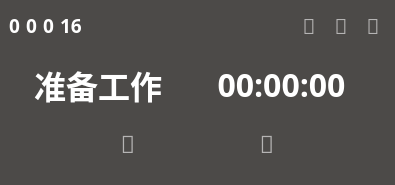
<?xml version="1.0" encoding="UTF-8"?>
<ui version="4.0">
 <class>SimpleWindow</class>
 <widget class="QMainWindow" name="SimpleWindow">
  <property name="geometry">
   <rect>
    <x>0</x>
    <y>0</y>
    <width>395</width>
    <height>185</height>
   </rect>
  </property>
  <property name="maximumSize">
   <size>
    <width>580</width>
    <height>310</height>
   </size>
  </property>
  <property name="windowTitle">
   <string>番茄计时器</string>
  </property>
  <property name="styleSheet">
   <string notr="true">QMainWindow{
	background-color: rgb(76, 74, 72);
	color: rgb(255, 255, 255);
}
QToolButton{
	background: transparent;
	color: rgba(255, 255, 255,150);
	border:none;
}
QToolButton:hover,QToolButton:focus{
	color: rgba(255, 255, 255,200);
}
QToolButton:pressed{
	color: rgba(255, 255, 255,100);
}
</string>
  </property>
  <widget class="QWidget" name="centralwidget">
   <layout class="QVBoxLayout" name="verticalLayout" stretch="1,3,0,2,2,5">
    <item>
     <layout class="QHBoxLayout" name="horizontalLayout_3">
      <item>
       <layout class="QHBoxLayout" name="horizontalLayout">
        <item>
         <widget class="QLabel" name="label_t_total">
          <property name="font">
           <font>
            <family>思源黑体 CN</family>
            <pointsize>14</pointsize>
            <weight>75</weight>
            <bold>true</bold>
           </font>
          </property>
          <property name="styleSheet">
           <string notr="true">color: rgb(255, 255, 255);</string>
          </property>
          <property name="text">
           <string>0</string>
          </property>
         </widget>
        </item>
        <item>
         <widget class="QLabel" name="label_t_today">
          <property name="font">
           <font>
            <family>思源黑体 CN</family>
            <pointsize>14</pointsize>
            <weight>75</weight>
            <bold>true</bold>
           </font>
          </property>
          <property name="styleSheet">
           <string notr="true">color: rgb(255, 255, 255);</string>
          </property>
          <property name="text">
           <string>0</string>
          </property>
         </widget>
        </item>
        <item>
         <widget class="QLabel" name="label_t_continue">
          <property name="font">
           <font>
            <family>思源黑体 CN</family>
            <pointsize>14</pointsize>
            <weight>75</weight>
            <bold>true</bold>
           </font>
          </property>
          <property name="styleSheet">
           <string notr="true">color: rgb(255, 255, 255);</string>
          </property>
          <property name="text">
           <string>0</string>
          </property>
         </widget>
        </item>
        <item>
         <widget class="QLabel" name="label_goal">
          <property name="font">
           <font>
            <family>思源黑体 CN</family>
            <pointsize>14</pointsize>
            <weight>75</weight>
            <bold>true</bold>
           </font>
          </property>
          <property name="styleSheet">
           <string notr="true">color: rgb(255, 255, 255);</string>
          </property>
          <property name="text">
           <string>16</string>
          </property>
         </widget>
        </item>
       </layout>
      </item>
      <item>
       <spacer name="horizontalSpacer">
        <property name="orientation">
         <enum>Qt::Horizontal</enum>
        </property>
        <property name="sizeHint" stdset="0">
         <size>
          <width>40</width>
          <height>20</height>
         </size>
        </property>
       </spacer>
      </item>
      <item>
       <layout class="QHBoxLayout" name="horizontalLayout_2">
        <item>
         <widget class="QToolButton" name="btn_full">
          <property name="sizePolicy">
           <sizepolicy hsizetype="Preferred" vsizetype="Preferred">
            <horstretch>0</horstretch>
            <verstretch>0</verstretch>
           </sizepolicy>
          </property>
          <property name="font">
           <font>
            <family>Font Awesome 5 Free Solid</family>
            <pointsize>16</pointsize>
            <weight>75</weight>
            <italic>false</italic>
            <bold>true</bold>
            <underline>false</underline>
            <stylestrategy>PreferAntialias</stylestrategy>
            <kerning>true</kerning>
           </font>
          </property>
          <property name="focusPolicy">
           <enum>Qt::NoFocus</enum>
          </property>
          <property name="toolTip">
           <string>切换为大窗口模式</string>
          </property>
          <property name="layoutDirection">
           <enum>Qt::LeftToRight</enum>
          </property>
          <property name="styleSheet">
           <string notr="true"/>
          </property>
          <property name="text">
           <string></string>
          </property>
          <property name="iconSize">
           <size>
            <width>48</width>
            <height>48</height>
           </size>
          </property>
          <property name="checkable">
           <bool>true</bool>
          </property>
          <property name="toolButtonStyle">
           <enum>Qt::ToolButtonTextOnly</enum>
          </property>
         </widget>
        </item>
        <item>
         <widget class="QToolButton" name="btn_setting">
          <property name="sizePolicy">
           <sizepolicy hsizetype="Preferred" vsizetype="Preferred">
            <horstretch>0</horstretch>
            <verstretch>0</verstretch>
           </sizepolicy>
          </property>
          <property name="font">
           <font>
            <family>Font Awesome 5 Free Solid</family>
            <pointsize>16</pointsize>
            <weight>75</weight>
            <italic>false</italic>
            <bold>true</bold>
            <underline>false</underline>
            <stylestrategy>PreferAntialias</stylestrategy>
            <kerning>true</kerning>
           </font>
          </property>
          <property name="focusPolicy">
           <enum>Qt::NoFocus</enum>
          </property>
          <property name="toolTip">
           <string>设置</string>
          </property>
          <property name="statusTip">
           <string/>
          </property>
          <property name="whatsThis">
           <string/>
          </property>
          <property name="accessibleName">
           <string/>
          </property>
          <property name="accessibleDescription">
           <string/>
          </property>
          <property name="layoutDirection">
           <enum>Qt::LeftToRight</enum>
          </property>
          <property name="styleSheet">
           <string notr="true"/>
          </property>
          <property name="text">
           <string></string>
          </property>
          <property name="iconSize">
           <size>
            <width>48</width>
            <height>48</height>
           </size>
          </property>
          <property name="checkable">
           <bool>true</bool>
          </property>
          <property name="toolButtonStyle">
           <enum>Qt::ToolButtonTextOnly</enum>
          </property>
         </widget>
        </item>
        <item>
         <widget class="QToolButton" name="btn_print">
          <property name="sizePolicy">
           <sizepolicy hsizetype="Preferred" vsizetype="Preferred">
            <horstretch>0</horstretch>
            <verstretch>0</verstretch>
           </sizepolicy>
          </property>
          <property name="font">
           <font>
            <family>Font Awesome 5 Free Solid</family>
            <pointsize>16</pointsize>
            <weight>75</weight>
            <italic>false</italic>
            <bold>true</bold>
            <underline>false</underline>
            <stylestrategy>PreferAntialias</stylestrategy>
            <kerning>true</kerning>
           </font>
          </property>
          <property name="focusPolicy">
           <enum>Qt::NoFocus</enum>
          </property>
          <property name="toolTip">
           <string>打印番茄记录</string>
          </property>
          <property name="layoutDirection">
           <enum>Qt::LeftToRight</enum>
          </property>
          <property name="styleSheet">
           <string notr="true"/>
          </property>
          <property name="text">
           <string></string>
          </property>
          <property name="iconSize">
           <size>
            <width>48</width>
            <height>48</height>
           </size>
          </property>
          <property name="checkable">
           <bool>true</bool>
          </property>
          <property name="toolButtonStyle">
           <enum>Qt::ToolButtonTextOnly</enum>
          </property>
         </widget>
        </item>
       </layout>
      </item>
     </layout>
    </item>
    <item>
     <spacer name="verticalSpacer">
      <property name="orientation">
       <enum>Qt::Vertical</enum>
      </property>
      <property name="sizeType">
       <enum>QSizePolicy::Expanding</enum>
      </property>
      <property name="sizeHint" stdset="0">
       <size>
        <width>20</width>
        <height>40</height>
       </size>
      </property>
     </spacer>
    </item>
    <item>
     <layout class="QHBoxLayout" name="horizontalLayout_4" stretch="3,0,1,0,3">
      <item>
       <spacer name="horizontalSpacer_7">
        <property name="orientation">
         <enum>Qt::Horizontal</enum>
        </property>
        <property name="sizeHint" stdset="0">
         <size>
          <width>40</width>
          <height>20</height>
         </size>
        </property>
       </spacer>
      </item>
      <item>
       <widget class="QLabel" name="label_title">
        <property name="sizePolicy">
         <sizepolicy hsizetype="Preferred" vsizetype="Preferred">
          <horstretch>0</horstretch>
          <verstretch>0</verstretch>
         </sizepolicy>
        </property>
        <property name="minimumSize">
         <size>
          <width>160</width>
          <height>57</height>
         </size>
        </property>
        <property name="maximumSize">
         <size>
          <width>571</width>
          <height>131</height>
         </size>
        </property>
        <property name="font">
         <font>
          <family>思源黑体 CN Heavy</family>
          <pointsize>24</pointsize>
          <weight>75</weight>
          <bold>true</bold>
         </font>
        </property>
        <property name="styleSheet">
         <string notr="true">color: rgb(255, 255, 255);</string>
        </property>
        <property name="text">
         <string>准备工作</string>
        </property>
        <property name="alignment">
         <set>Qt::AlignCenter</set>
        </property>
       </widget>
      </item>
      <item>
       <spacer name="horizontalSpacer_2">
        <property name="orientation">
         <enum>Qt::Horizontal</enum>
        </property>
        <property name="sizeHint" stdset="0">
         <size>
          <width>37</width>
          <height>17</height>
         </size>
        </property>
       </spacer>
      </item>
      <item>
       <widget class="QLabel" name="label_clock">
        <property name="minimumSize">
         <size>
          <width>191</width>
          <height>57</height>
         </size>
        </property>
        <property name="maximumSize">
         <size>
          <width>1111</width>
          <height>221</height>
         </size>
        </property>
        <property name="font">
         <font>
          <family>思源黑体 CN Heavy</family>
          <pointsize>24</pointsize>
          <weight>75</weight>
          <bold>true</bold>
         </font>
        </property>
        <property name="styleSheet">
         <string notr="true">color: rgb(255, 255, 255);</string>
        </property>
        <property name="text">
         <string>00:00:00</string>
        </property>
        <property name="alignment">
         <set>Qt::AlignCenter</set>
        </property>
       </widget>
      </item>
      <item>
       <spacer name="horizontalSpacer_6">
        <property name="orientation">
         <enum>Qt::Horizontal</enum>
        </property>
        <property name="sizeHint" stdset="0">
         <size>
          <width>40</width>
          <height>20</height>
         </size>
        </property>
       </spacer>
      </item>
     </layout>
    </item>
    <item>
     <spacer name="verticalSpacer_3">
      <property name="orientation">
       <enum>Qt::Vertical</enum>
      </property>
      <property name="sizeHint" stdset="0">
       <size>
        <width>20</width>
        <height>40</height>
       </size>
      </property>
     </spacer>
    </item>
    <item>
     <layout class="QHBoxLayout" name="horizontalLayout_5">
      <item>
       <spacer name="horizontalSpacer_5">
        <property name="orientation">
         <enum>Qt::Horizontal</enum>
        </property>
        <property name="sizeHint" stdset="0">
         <size>
          <width>34</width>
          <height>14</height>
         </size>
        </property>
       </spacer>
      </item>
      <item>
       <widget class="QToolButton" name="btn_start">
        <property name="sizePolicy">
         <sizepolicy hsizetype="Minimum" vsizetype="Minimum">
          <horstretch>0</horstretch>
          <verstretch>0</verstretch>
         </sizepolicy>
        </property>
        <property name="minimumSize">
         <size>
          <width>0</width>
          <height>0</height>
         </size>
        </property>
        <property name="maximumSize">
         <size>
          <width>191</width>
          <height>91</height>
         </size>
        </property>
        <property name="font">
         <font>
          <family>Font Awesome 5 Free Solid</family>
          <pointsize>18</pointsize>
          <weight>75</weight>
          <bold>true</bold>
         </font>
        </property>
        <property name="focusPolicy">
         <enum>Qt::StrongFocus</enum>
        </property>
        <property name="toolTip">
         <string>开始/休息</string>
        </property>
        <property name="styleSheet">
         <string notr="true">QPushButton{
	background-color: rgba(66, 64, 62, 150);
	color: rgb(255, 255, 255);
	border-style:solid;
	border-width:1px;
	border-color: rgb(255, 255, 255);
}
QPushButton:hover,QPushButton:focus{
	background-color: rgb(98, 95, 93);
}
QPushButton:pressed{
	background-color: rgb(53, 51, 50);
}</string>
        </property>
        <property name="text">
         <string></string>
        </property>
        <property name="checkable">
         <bool>true</bool>
        </property>
        <property name="autoRaise">
         <bool>false</bool>
        </property>
       </widget>
      </item>
      <item>
       <spacer name="horizontalSpacer_4">
        <property name="orientation">
         <enum>Qt::Horizontal</enum>
        </property>
        <property name="sizeHint" stdset="0">
         <size>
          <width>34</width>
          <height>14</height>
         </size>
        </property>
       </spacer>
      </item>
      <item>
       <widget class="QToolButton" name="btn_end">
        <property name="sizePolicy">
         <sizepolicy hsizetype="Minimum" vsizetype="Minimum">
          <horstretch>0</horstretch>
          <verstretch>0</verstretch>
         </sizepolicy>
        </property>
        <property name="minimumSize">
         <size>
          <width>0</width>
          <height>0</height>
         </size>
        </property>
        <property name="maximumSize">
         <size>
          <width>191</width>
          <height>91</height>
         </size>
        </property>
        <property name="font">
         <font>
          <family>Font Awesome 5 Free Solid</family>
          <pointsize>18</pointsize>
          <weight>75</weight>
          <bold>true</bold>
         </font>
        </property>
        <property name="focusPolicy">
         <enum>Qt::StrongFocus</enum>
        </property>
        <property name="toolTip">
         <string>结束</string>
        </property>
        <property name="styleSheet">
         <string notr="true">QPushButton{
	background-color: rgba(66, 64, 62, 150);
	color: rgb(255, 255, 255);
	border-style:solid;
	border-width:1px;
	border-color: rgb(255, 255, 255);
}
QPushButton:hover,QPushButton:focus{
	background-color: rgb(98, 95, 93);
}
QPushButton:pressed{
	background-color: rgb(53, 51, 50);
}</string>
        </property>
        <property name="text">
         <string></string>
        </property>
        <property name="checkable">
         <bool>false</bool>
        </property>
       </widget>
      </item>
      <item>
       <spacer name="horizontalSpacer_3">
        <property name="orientation">
         <enum>Qt::Horizontal</enum>
        </property>
        <property name="sizeHint" stdset="0">
         <size>
          <width>34</width>
          <height>14</height>
         </size>
        </property>
       </spacer>
      </item>
     </layout>
    </item>
    <item>
     <spacer name="verticalSpacer_2">
      <property name="orientation">
       <enum>Qt::Vertical</enum>
      </property>
      <property name="sizeHint" stdset="0">
       <size>
        <width>20</width>
        <height>40</height>
       </size>
      </property>
     </spacer>
    </item>
   </layout>
  </widget>
 </widget>
 <resources/>
 <connections/>
</ui>
